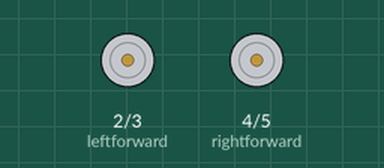
Bench run of a sketch on a simulated Arduino Uno, built with avr-gcc and run on an emulated ATmega328P. Shown: motor-driver pin pairs drawn as motors (green arrow = first pin HIGH = forward, orange = second pin HIGH = backward, longer = more drive).

Above: at 0.5 s.
At 1.5 s:
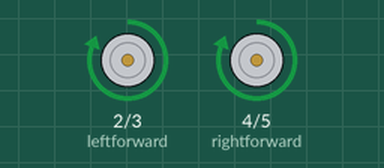
At 3.5 s:
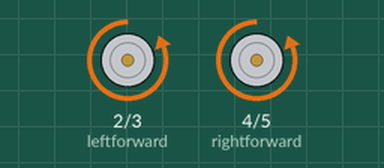
Timing chart, 0 to 5.2 s (numbered marks = the images above):
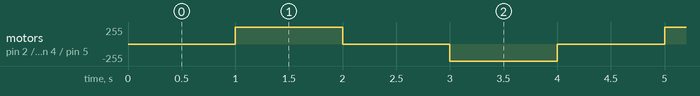

The sketch:

L293d.ino
```cpp
const byte leftforward = 2;
const byte leftbackward = 3;
const byte rightforward =4;
const byte rightbackward = 5;

byte i = LOW, j = HIGH, swap;

void setup() {
  // put your setup code here, to run once:
  pinMode (leftforward, OUTPUT);
  pinMode (leftbackward, OUTPUT);
  pinMode (rightforward, OUTPUT);
  pinMode (rightbackward, OUTPUT);
}

void loop() {
  // put your main code here, to run repeatedly:

//byte i = LOW, j = HIGH, swap; //make it on one direction (won't reverse)
{
  digitalWrite (leftforward, LOW);
  digitalWrite (leftbackward, LOW);
  digitalWrite (rightforward, LOW);
  digitalWrite (rightbackward, LOW);
  delay (1000);

  swap = i;
  i = j;
  j = swap;

  digitalWrite (leftforward, i);
  digitalWrite (leftbackward, j);
  digitalWrite (rightforward, i);
  digitalWrite (rightbackward, j);
  delay (1000);
}
}
```

Measured:
- by itself, motor on pin 2 (leftforward) / pin 3 (leftbackward), motor on pin 4 (rightforward) / pin 5 (rightbackward): repeats every 4.0 s: stopped 1.0 s, backward 255/255 1.0 s, stopped 1.0 s, forward 255/255 1.0 s
